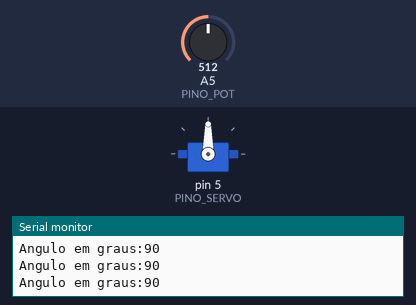
This sketch was run on a simulated Arduino Uno, built with avr-gcc and run on an emulated ATmega328P. On the bench: servo, the last lines printed to the serial monitor. The inputs (shaded band) are chosen by the test bench; at power-on: A5 (PINO_POT) = 512.

Above: at 1.3 s.
1.4 s: A5 (PINO_POT) set to 716
At 2.7 s:
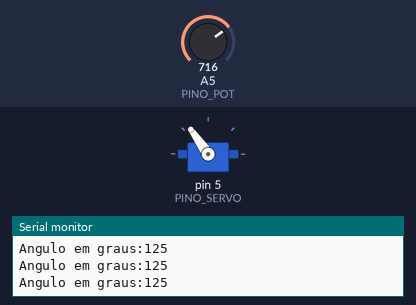
3.0 s: A5 (PINO_POT) set to 900
At 3.9 s:
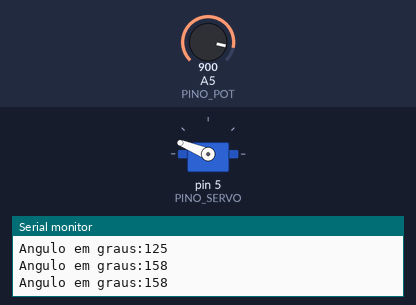
4.5 s: A5 (PINO_POT) set to 1023
At 5.1 s:
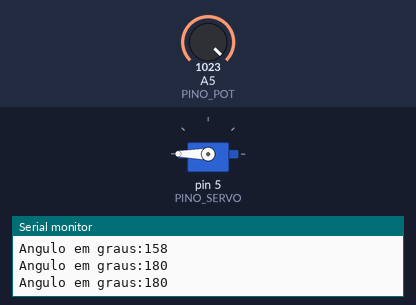
6.0 s: A5 (PINO_POT) set to 306
At 6.3 s:
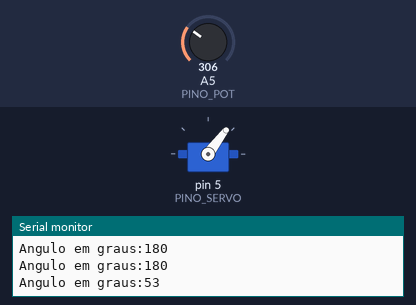
7.5 s: A5 (PINO_POT) set to 122
At 8.7 s:
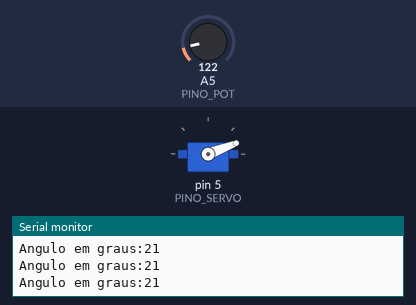
9.0 s: A5 (PINO_POT) set to 0
At 9.9 s:
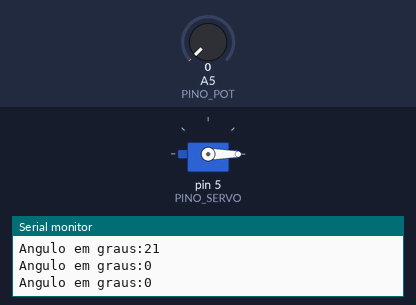
Timing chart, 0 to 11.5 s (numbered marks = the images above; inputs shaded):
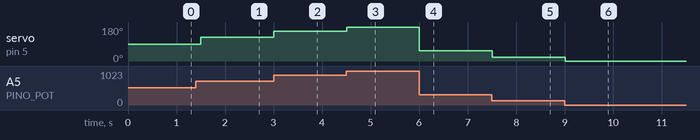

The sketch:

Exercicio_2.ino
```cpp
#include <Servo.h>
#define PINO_SERVO 5
#define PINO_POT A5

Servo servo1;

void setup()
{
  Serial.begin(9600);
  servo1.attach(PINO_SERVO);

}

void loop()
{
  int angulo = analogRead(PINO_POT);
  angulo = map(angulo, 0, 1023, 0, 180);
  servo1.write(angulo);
  Serial.print("Angulo em graus:");
  Serial.println(angulo);
  delay(500); //para haver variação temporal
}
```

Measured:
- after the input at 1.4 s, servo on pin 5 (PINO_SERVO): 90° → 125° after 0.10 s
- after the input at 3.0 s, servo on pin 5 (PINO_SERVO): 125° → 158° at once
- after the input at 4.5 s, servo on pin 5 (PINO_SERVO): 158° → 180° at once
- after the input at 6.0 s, servo on pin 5 (PINO_SERVO): 180° → 53° at once
- after the input at 7.5 s, servo on pin 5 (PINO_SERVO): 53° → 21° at once
- after the input at 9.0 s, servo on pin 5 (PINO_SERVO): 21° → 0° at once
